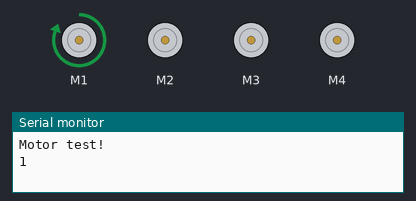
A sketch run on a simulated Arduino Uno, built with avr-gcc and run on an emulated ATmega328P. On the bench: 4 × DC motor (green arrow = forward, orange = backward, longer = faster), the last lines printed to the serial monitor.

Above: at 0.5 s.
At 1.5 s:
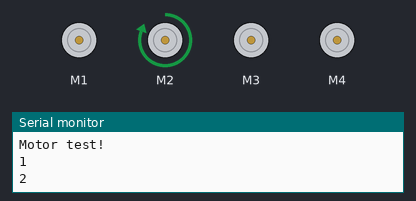
At 2.5 s:
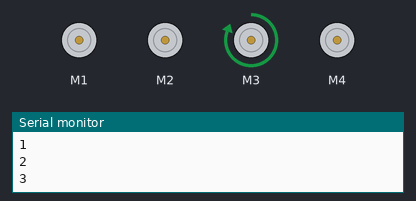
At 3.5 s:
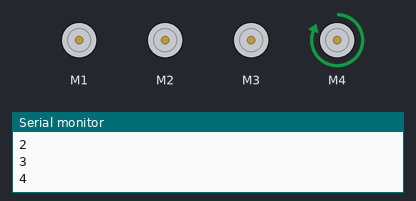
Timing chart, 0 to 5.2 s (numbered marks = the images above):
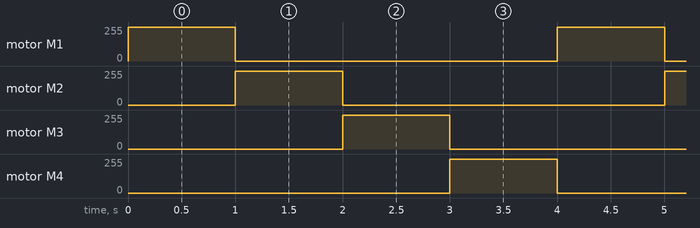

Measured:
- by itself, motor M1–4: alternates forward 255/255 for 1.0 s and stopped for 3.0 s

The sketch:

dcmotor.ino
```cpp
#include <AFMotor.h>

AF_DCMotor motor1(1, MOTOR12_64KHZ); // create motor #2, 64KHz pwm
AF_DCMotor motor2(2, MOTOR12_64KHZ); // create motor #2, 64KHz pwm
AF_DCMotor motor3(3, MOTOR34_64KHZ); // create motor #2, 64KHz pwm
AF_DCMotor motor4(4, MOTOR34_64KHZ); // create motor #2, 64KHz pwm

void setup() {
  Serial.begin(9600);           // set up Serial library at 9600 bps
  Serial.println("Motor test!");

  motor1.setSpeed(255);     // set the speed to 200/255
  motor2.setSpeed(255);     // set the speed to 200/255
  motor3.setSpeed(255);     // set the speed to 200/255
  motor4.setSpeed(255);     // set the speed to 200/255
}

void loop() {
  Serial.println("1");
  motor1.run(FORWARD);      // turn it on going forward
  delay(1000);
  motor1.run(RELEASE);

  Serial.println("2");
  motor2.run(FORWARD);
  delay(1000);
  motor2.run(RELEASE);

  Serial.println("3");
  motor3.run(FORWARD);
  delay(1000);
  motor3.run(RELEASE);

  Serial.println("4");
  motor4.run(FORWARD);
  delay(1000);
  motor4.run(RELEASE);
}
```
